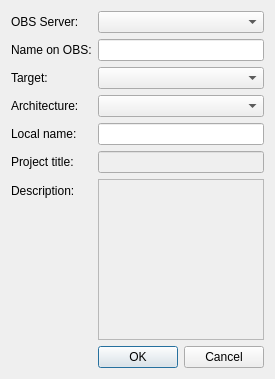
<?xml version="1.0" encoding="UTF-8"?>
<ui version="4.0">
 <class>obsProjectConfigDialog</class>
 <widget class="QDialog" name="obsProjectConfigDialog">
  <property name="geometry">
   <rect>
    <x>0</x>
    <y>0</y>
    <width>254</width>
    <height>379</height>
   </rect>
  </property>
  <property name="windowTitle">
   <string>OBS Project Configuration</string>
  </property>
  <property name="windowIcon">
   <iconset>
    <normaloff>meegoIcon.ico</normaloff>meegoIcon.ico</iconset>
  </property>
  <property name="locale">
   <locale language="English" country="UnitedStates"/>
  </property>
  <property name="modal">
   <bool>true</bool>
  </property>
  <layout class="QFormLayout" name="formLayout">
   <property name="fieldGrowthPolicy">
    <enum>QFormLayout::ExpandingFieldsGrow</enum>
   </property>
   <item row="1" column="0">
    <widget class="QLabel" name="projectServerLabel">
     <property name="text">
      <string>OBS Server:</string>
     </property>
    </widget>
   </item>
   <item row="1" column="1">
    <widget class="QComboBox" name="projectServerComboBox">
     <property name="sizePolicy">
      <sizepolicy hsizetype="MinimumExpanding" vsizetype="Fixed">
       <horstretch>0</horstretch>
       <verstretch>0</verstretch>
      </sizepolicy>
     </property>
     <property name="toolTip">
      <string>The server from which to import the project.</string>
     </property>
    </widget>
   </item>
   <item row="2" column="0">
    <widget class="QLabel" name="projectObsNameLabel">
     <property name="text">
      <string>Name on OBS:</string>
     </property>
    </widget>
   </item>
   <item row="2" column="1">
    <widget class="QLineEdit" name="projectObsNameLineEdit">
     <property name="toolTip">
      <string>The name of the project on the OBS server.</string>
     </property>
    </widget>
   </item>
   <item row="4" column="0">
    <widget class="QLabel" name="projectTargetLabel">
     <property name="text">
      <string>Target:</string>
     </property>
    </widget>
   </item>
   <item row="4" column="1">
    <widget class="QComboBox" name="projectTargetComboBox">
     <property name="sizePolicy">
      <sizepolicy hsizetype="MinimumExpanding" vsizetype="Fixed">
       <horstretch>0</horstretch>
       <verstretch>0</verstretch>
      </sizepolicy>
     </property>
     <property name="toolTip">
      <string>The &quot;target&quot; of the project. The list is loaded automatically after a valid name has been selected.</string>
     </property>
     <property name="editable">
      <bool>false</bool>
     </property>
    </widget>
   </item>
   <item row="5" column="0">
    <widget class="QLabel" name="projectArchitectureLabel">
     <property name="text">
      <string>Architecture:</string>
     </property>
    </widget>
   </item>
   <item row="5" column="1">
    <widget class="QComboBox" name="projectArchitectureComboBox">
     <property name="sizePolicy">
      <sizepolicy hsizetype="MinimumExpanding" vsizetype="Fixed">
       <horstretch>0</horstretch>
       <verstretch>0</verstretch>
      </sizepolicy>
     </property>
     <property name="toolTip">
      <string>The target architecture of the project. The list is loaded automatically after a valid target has been selected.</string>
     </property>
    </widget>
   </item>
   <item row="10" column="1">
    <widget class="QDialogButtonBox" name="obsProjectConfigButtonBox">
     <property name="orientation">
      <enum>Qt::Horizontal</enum>
     </property>
     <property name="standardButtons">
      <set>QDialogButtonBox::Cancel|QDialogButtonBox::Ok</set>
     </property>
    </widget>
   </item>
   <item row="9" column="1">
    <widget class="QTextEdit" name="projectDescriptionTextEdit">
     <property name="enabled">
      <bool>false</bool>
     </property>
     <property name="toolTip">
      <string>Description of the project. Imported from OBS when the local project is created, and then modifiable.</string>
     </property>
    </widget>
   </item>
   <item row="9" column="0">
    <widget class="QLabel" name="projectDescriptionLabel">
     <property name="text">
      <string>Description:</string>
     </property>
    </widget>
   </item>
   <item row="8" column="1">
    <widget class="QLineEdit" name="projectTitleLineEdit">
     <property name="enabled">
      <bool>false</bool>
     </property>
     <property name="toolTip">
      <string>Title of the project. Imported from OBS when the local project is created, and then modifiable.</string>
     </property>
    </widget>
   </item>
   <item row="8" column="0">
    <widget class="QLabel" name="projectTitleLabel">
     <property name="text">
      <string>Project title:</string>
     </property>
    </widget>
   </item>
   <item row="7" column="1">
    <widget class="QLineEdit" name="projectLocalNameLineEdit">
     <property name="toolTip">
      <string>The name that will be used to designate this project. No whitespace. Not modifiable after creation.</string>
     </property>
    </widget>
   </item>
   <item row="7" column="0">
    <widget class="QLabel" name="projectLocalNameLabel">
     <property name="text">
      <string>Local name:</string>
     </property>
    </widget>
   </item>
  </layout>
 </widget>
 <resources/>
 <connections>
  <connection>
   <sender>obsProjectConfigButtonBox</sender>
   <signal>rejected()</signal>
   <receiver>obsProjectConfigDialog</receiver>
   <slot>reject()</slot>
   <hints>
    <hint type="sourcelabel">
     <x>316</x>
     <y>260</y>
    </hint>
    <hint type="destinationlabel">
     <x>286</x>
     <y>274</y>
    </hint>
   </hints>
  </connection>
 </connections>
</ui>
